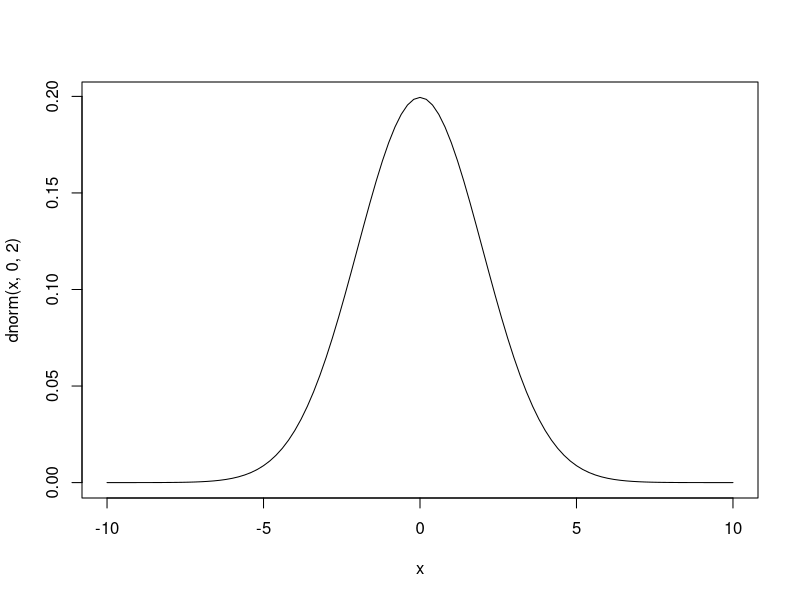
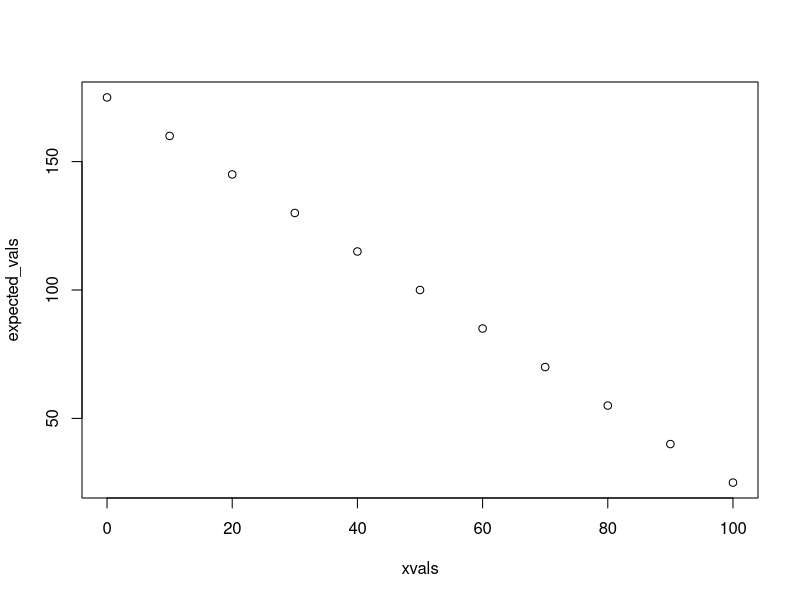
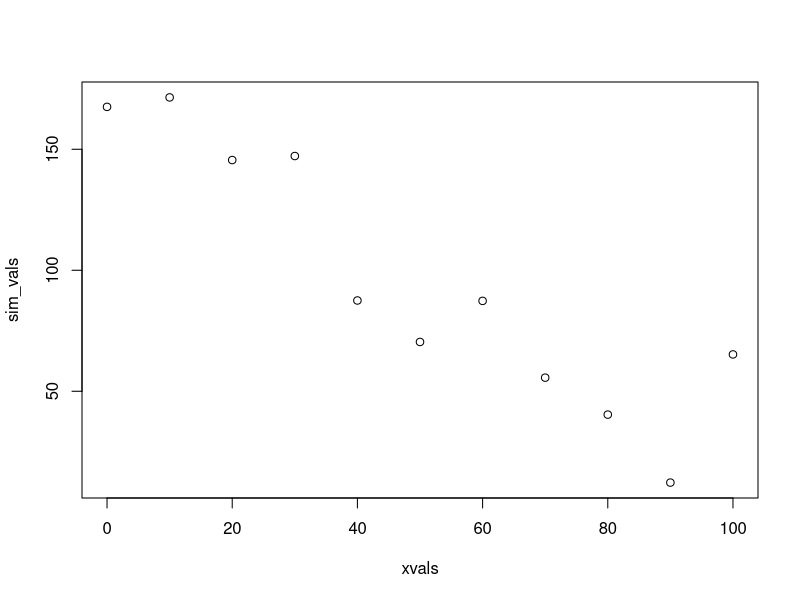
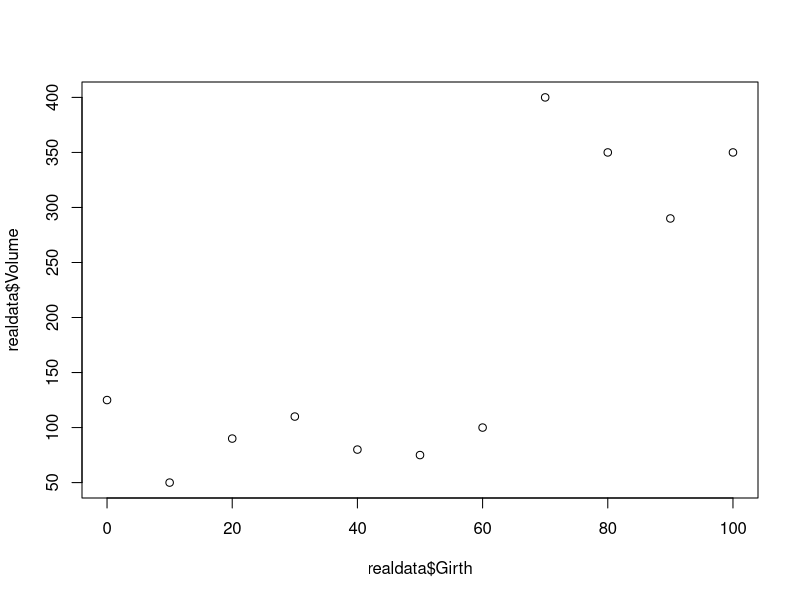
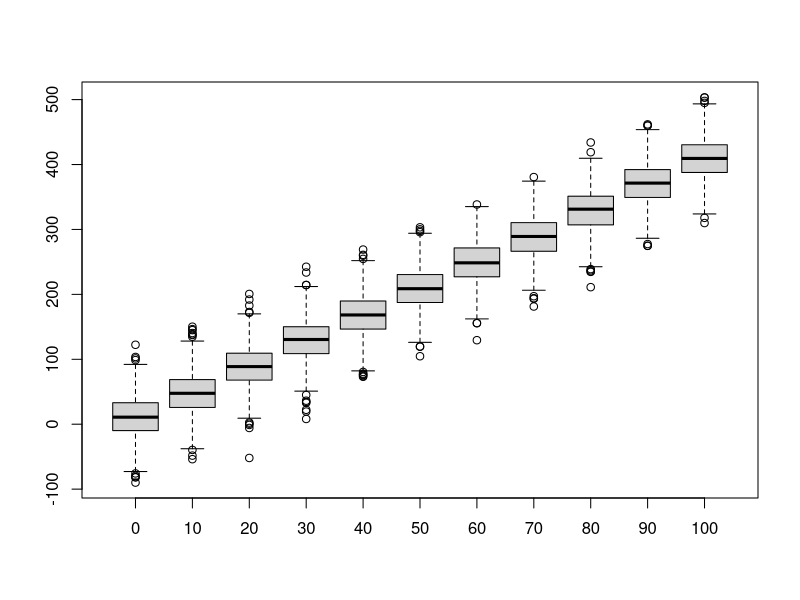
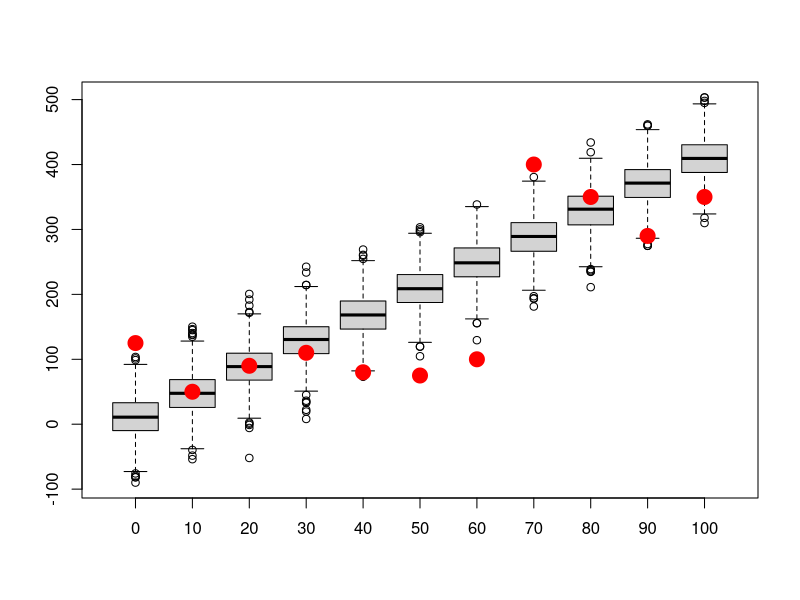
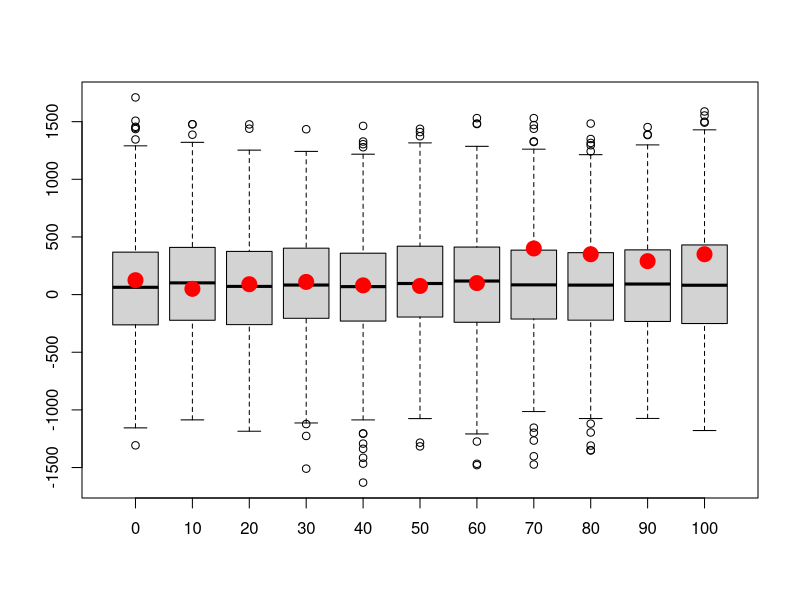

Reproduce these figures in R, in order.

#  NRES 746, Lecture 3  ------------------------
##  University of Nevada, Reno       
##  The virtual ecologist                             
##     Building data simulation models  


# Random number generators  -------------------------------
#   (a key component of data simulation models- but usually not the whole story)

runif(1,0,25)   # draw random numbers from various probability distributions
rpois(1,3.4)
rnorm(1,22,5.4)


# Short exercise:

# Generate 50 samples from Normal(mean=10,sd=5) 


# Generate 1000 samples from Poisson(mean=50)


# Generate 10 samples from Beta(shape1=0.1,shape2=0.1)


# Try some other distributions and parameters.  NOTE: you can visualize probability densities easily using the "curve" function:

curve(dnorm(x,0,2),-10,10)

# What happens when you try to use a discrete distribution?


# SIMULATE DATA: ------------------
#  decompose into deterministic and stochastic components (linear regression example)

## Deterministic component  -----------------------------------------

#   define function for transforming a predictor variable into an expected response (linear regression)

    # Arguments:
      # x: vector of covariate values (predictor variable)
      # a: the intercept of a linear relationship mapping the covariate to an expected response
      # b: the slope of a linear relationship mapping the covariate to an expected response

deterministic_component <- function(x,a,b){
  linear <- a + b*x   # specify a deterministic, linear functional form
  return(linear)
}

xvals = seq(0,100,10)  # define the values of a hypothetical predictor variable (e.g., tree girth)

expected_vals <- deterministic_component(xvals,175,-1.5)   # use the deterministic component to determine the expected response (e.g., tree volume)
expected_vals

plot(xvals,expected_vals)   # plot out the relationship

# plot(xvals,expected_vals,type="l")    # alternatively, plot as a line


## Stochastic component -------------------------------------------- 
##    define a function for transforming an expected (deterministic) response and adding a layer of "noise" on top!

    # Arguments:
      # x: vector of expected responses
      # variance: variance of the "noise" component of your data simulation model
stochastic_component <- function(x,variance){     
  sd <- sqrt(variance)       # convert variance to standard deviation       
  stochvals <- rnorm(length(x),x,sd)       # add a layer of "noise" on top of the expected response values
  return(stochvals)
}

           # alternative: add the "residuals" onto the expected values. 
# stochastic_component <- function(x,variance){     
#   sd <- sqrt(variance)       # convert variance to standard deviation       
#   stochvals <- rnorm(length(x),0,sd)       # generate the 'residuals'    
#   return(x+stochvals)             # add a layer of "noise" on top of the expected response values
# }

    ### Simulate stochastic data!!
sim_vals <- stochastic_component(expected_vals,variance=500)   # try it- run the function to add noise to your expected values. 

plot(xvals,sim_vals)     # plot it- it should look much more "noisy" now!

# ALTERNATIVELY:

sim_vals <- stochastic_component(deterministic_component(xvals,175,-1.5),500)    # stochastic "shell" surrounds a deterministic "core"    


# Goodness-of-fit test! -------------------------------------

    # Do the data fall into the range of plausible values produced by this model?

# Imagine you have the following "real" data (e.g., tree volumes). 

realdata <- data.frame(Volume=c(125,50,90,110,80,75,100,400,350,290,350),Girth=xvals)
plot(realdata$Girth,realdata$Volume)


# Simulate many datasets from our hypothesized data generating model (intercept=10,slope=4,variance=1000):

reps <- 1000    # specify number of replicate datasets to generate
samplesize <- nrow(realdata)    # define the number of data points we should generate for each simulation "experiment"
simresults <- array(0,dim=c(samplesize,reps))   # initialize a storage array for results 
exp_vals <- deterministic_component(realdata$Girth,a=10,b=4)          # simulate the expected tree volumes for each measured girth value
for(i in 1:reps){       # for each independent simulation "experiment":
  sim_vals <- stochastic_component(exp_vals,1000)  # add stochastic noise
  simresults[,i] <- sim_vals   # store the simulated data for later
}

    # now make a boxplot of the results
boxplot(t(simresults),xaxt="n")    # (repeat) make a boxplot of the simulation results
axis(1,at=c(1:samplesize),labels=realdata$Girth)                          # add x axis labels 


# Now overlay the "real" data
    # how well does the model fit the data?

boxplot(lapply(1:nrow(simresults), function(i) simresults[i,]),xaxt="n")    # (repeat) make a boxplot of the simulation results
axis(1,at=c(1:samplesize),labels=realdata$Girth)                          # add x axis labels 
points(c(1:samplesize),realdata$Volume,pch=20,cex=3,col="red",xaxt="n")     # this time, overlay the "real" data 


# Let's simulate many datasets from a 'null' model (intercept=100,slope=0,variance=75000):

reps <- 1000    # specify number of replicate datasets to generate
samplesize <- nrow(realdata)    # define the number of data points we should generate for each simulation "experiment"
simresults <- array(0,dim=c(samplesize,reps))   # initialize a storage array for results 
for(i in 1:reps){       # for each independent simulation "experiment":
  exp_vals <- deterministic_component(realdata$Girth,a=100,b=0)          # simulate the expected tree volumes for each measured girth value
  sim_vals <- stochastic_component(exp_vals,200000)  # add stochastic noise
  simresults[,i] <- sim_vals   # store the simulated data for later
}

    # now make a boxplot of the results
boxplot(lapply(1:nrow(simresults), function(i) simresults[i,]),xaxt="n")    # (repeat) make a boxplot of the simulation results
axis(1,at=c(1:samplesize),labels=realdata$Girth)                          # add x axis labels 
points(c(1:samplesize),realdata$Volume,pch=20,cex=3,col="red",xaxt="n")     # this time, overlay the "real" data 



# Power analysis example ---------------------------------
#    designing a monitoring program for a rare species


   ### first, let's develop some helper functions:

## helper function 1 ---------------------------
# function for computing the number of observed/detected animals in a single survey

    # Arguments:
      # TrueN: true population abundance
      # surveyors: number of survey participants each day
      # days: survey duration, in days

NumObserved <- function(TrueN=1000,surveyors=1,days=3){
  probPerPersonDay <- 0.02      # define the probability of detection per animal per person-day [hard-coded- potentially bad coding practice!]
  probPerDay <- 1-(1-probPerPersonDay)^surveyors      # define the probability of detection per animal per day (multiple surveyors)(animal must be detected at least once)
  probPerSurvey <- 1-(1-probPerDay)^days       # define the probability of detection per animal for the entire survey
  nobs <- rbinom(1,size=TrueN,prob=probPerSurvey)     # simulate the number of animals detected!
  return(nobs)
}
NumObserved(TrueN=500,surveyors=2,days=7)   # test the new function


## helper function 2 -----------------------------
##   function for computing expected abundance dynamics of a declining population (deterministic component!)

    # Arguments:
      # LastYearAbund: true population abundance in the previous year
      # trend: proportional change in population size from last year

ThisYearAbund <- function(LastYearAbund=1000,trend=-0.03){
  CurAbund <- LastYearAbund + trend*LastYearAbund    # compute abundance this year
  CurAbund <- floor(CurAbund)  # can't have fractional individuals!
  return(CurAbund)
}
ThisYearAbund(LastYearAbund=500,trend=-0.03)    # test the new function

# NOTE: we could introduce stochastic population dynamics (or density dependence, etc!) for a more realistic model, but we are omitting this here. 


## function: simulate monitoring data ----------------------------

# develop a function for simulating monitoring data from a declining population

    # Arguments:
      # initabund: true initial population abundance
      # trend: proportional change in population size from last year
      # years: duration of simulation
      # observers: number of survey participants each day
      # days: survey duration, in days
      # survint: survey interval, in years (e.g., 2 means surveys are conducted every other year)

SimulateMonitoringData <- function(initabund=1000,trend=-0.03,years=25,observers=1,days=3,survint=2){
  prevabund <- initabund        # initialize "previous-year abundance" at initial abundance 
  detected <- numeric(years)    # set up storage variable
  for(y in 1:years){            # for each year of the simulation:
    thisAbund <- ThisYearAbund(prevabund,trend)             # compute the current abundance on the basis of the trend
    detected[y] <- NumObserved(thisAbund,observers,days)     # sample the current population using this monitoring scheme
    prevabund <- thisAbund   # set this years abundance as the previous years abundance (to set up the simulation for next year)
  }
  surveyed <- c(1:years)%%survint==0    # which years were surveys actually performed?
  detected[!surveyed] <- NA            # if the survey is not performed that year, return a missing value
  return(detected)       # return the number of individuals detected
}

SimulateMonitoringData(initabund=1000,trend=-0.03,years=25,observers=1,days=3,survint=2)    # test the new function


## function: assessing whether or not a decline was detected ------------------------

    # Arguments:
      # monitoringData: simulated results from a long-term monitoring study
      # alpha: define acceptable type-I error rate (false positive rate)

IsDecline <- function(monitoringData,alpha=0.05){
  time <- 1:length(monitoringData)      # vector of survey years
  model <- lm(monitoringData~time)    # for now, let's use ordinary linear regression (perform linear regression on simulated monitoring data)
  p_value <- summary(model)$coefficients["time","Pr(>|t|)"]      # extract the p-value  
  isdecline <- ifelse(summary(model)$coefficients["time","Estimate"]<0,TRUE,FALSE)     # determine if the simulated monitoring data determined a "significant" decline
  sig_decline <- ifelse((p_value<=alpha)&(isdecline),TRUE,FALSE)    # if declining and significant trend, then the monitoring protocol successfully diagnosed a decline
  return(sig_decline)
}

IsDecline(monitoringData=c(10,20,NA,15,1),alpha=0.05)    # test the function


## Review lab exercise (lab 2) ----------------------------
##     develop a "power" function to return the statistical power to detect a decline under alternative monitoring schemes...

nreps <- 10000      # set number of replicate monitoring "experiments"
initabund <- 1000    # set initial population abundance.

GetPower <- function(nreps=nreps,initabund=initabund,trend=-0.03,years=25,observers=1,days=3,survint=2,alpha=0.05){
     # fill this in!
  return(Power)
}

